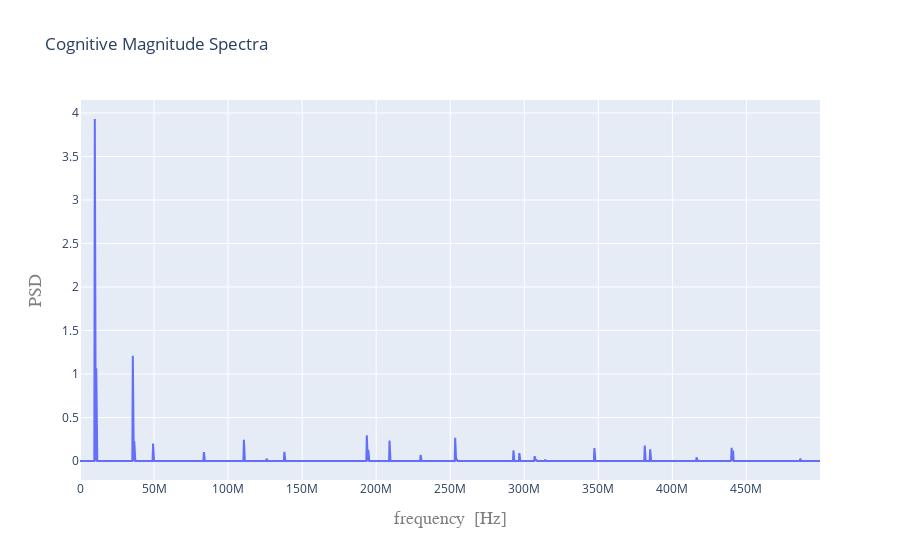

Here is the notebook cell this chart was saved with:
### Markdown cell above
## __EXAMPLE 1: Low Frequency Tone__

We simulate a complex 2 MHz tone with a signal to noise ratio (SNR) of 10 dB.  This is a trivial case as we are well below the Nyquist criteria for a single ADC. However, it clearly illustrates the difference in sampling schemes. The bank of eight ADC depicted in the block diagram correspond to the cognitive samples in the time domain figure. The Nyquist and each of the bank of 8 ADC sample at 10 MHz. It is clear that an input signal at this frequency should not have any issues being resolved by either sampling method. We depict here that we are cognitively sampling IQ data and reconstructing the spectra and phase charasteritcs of the signal.

### Code cell
tones = zip([10e6],[10])
test_tones(tones)

### Figure 1 — Plotly figure (JSON) as saved in the notebook; plotly's stock layout.template omitted (floating-point values rounded to 4 significant figures; data arrays with more than 128 entries replaced by an {"elided": "..."} marker saying what was removed)
{"data": [{"name": "psd", "text": [], "type": "scatter", "x": {"elided": "1500 float values"}, "y": {"elided": "1500 float values"}}], "layout": {"autosize": true, "title": {"text": "Cognitive Magnitude Spectra"}, "xaxis": {"title": {"font": {"color": "#7f7f7f", "family": "Courier New, monospace", "size": 18}, "text": "frequency  [Hz]"}}, "yaxis": {"title": {"font": {"color": "#7f7f7f", "family": "Courier New, monospace", "size": 18}, "text": "PSD"}}}}
